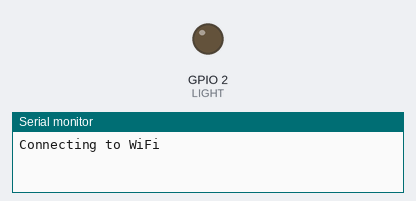
Recording of a sketch running on a simulated ESP32. Shown: output pins drawn as LEDs (lit = HIGH), the last lines printed to the serial monitor. WiFi joins after 1.5 s; servers stay silent unless stated; uploads are accepted with an empty reply.

Above: at 0.1 s.
At 1.8 s:
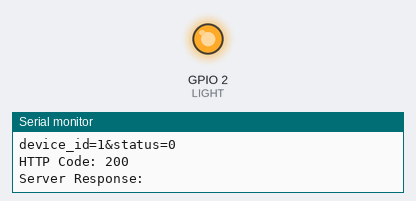
Timing chart, 0 to 3.3 s (numbered marks = the images above):
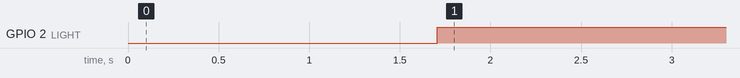

Measured:
- by itself, GPIO 2 (LIGHT): LOW → HIGH at 1.7 s

The sketch:

send-data.ino
```cpp
#include <WiFi.h>
#include <HTTPClient.h>
#define LIGHT 2

const char* WIFI_SSID = "WIFI_NAME";
const char* WIFI_PASSWORD = "WIFI_PASSWORD";

const char* API_URL = "http://192.168.1.149/smart-home/web/api/device_sensor_update.php";

bool statusValue = false;

void setup() {
  Serial.begin(115200);

  WiFi.begin(WIFI_SSID, WIFI_PASSWORD);

  Serial.print("Connecting to WiFi");

  while (WiFi.status() != WL_CONNECTED) {
    delay(500);
    Serial.print(".");
  }

  Serial.println();
  Serial.println("Connected!");
  Serial.print("IP Address: ");
  Serial.println(WiFi.localIP());
  pinMode(LIGHT, OUTPUT);
}

void loop() {
  if (WiFi.status() == WL_CONNECTED) {
    HTTPClient http;

    http.begin(API_URL);
    http.addHeader(
      "Content-Type",
      "application/x-www-form-urlencoded");

    String postData = "device_id=1&status=" + String(statusValue ? 1 : 0);
    Serial.println("--------------------");
    Serial.println("Sending:");
    Serial.println(postData);

    int httpCode = http.POST(postData);

    Serial.print("HTTP Code: ");
    Serial.println(httpCode);

    if (httpCode > 0) {
      String response = http.getString();

      Serial.println("Server Response:");
      Serial.println(response);
    } else {
      Serial.print("Request failed: ");
      Serial.println(http.errorToString(httpCode));
    }

    http.end();

    statusValue = !statusValue;
  } else {
    Serial.println("WiFi disconnected");
  }

  if (statusValue) {
    digitalWrite(LIGHT, HIGH);
  } else {
    digitalWrite(LIGHT, LOW);
  }
  delay(10000);
  statusValue = !statusValue;
}
```
